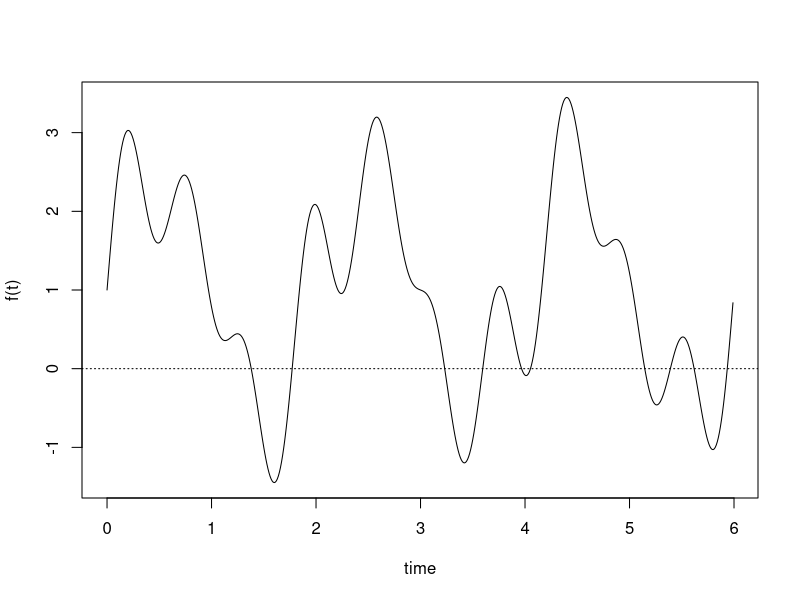
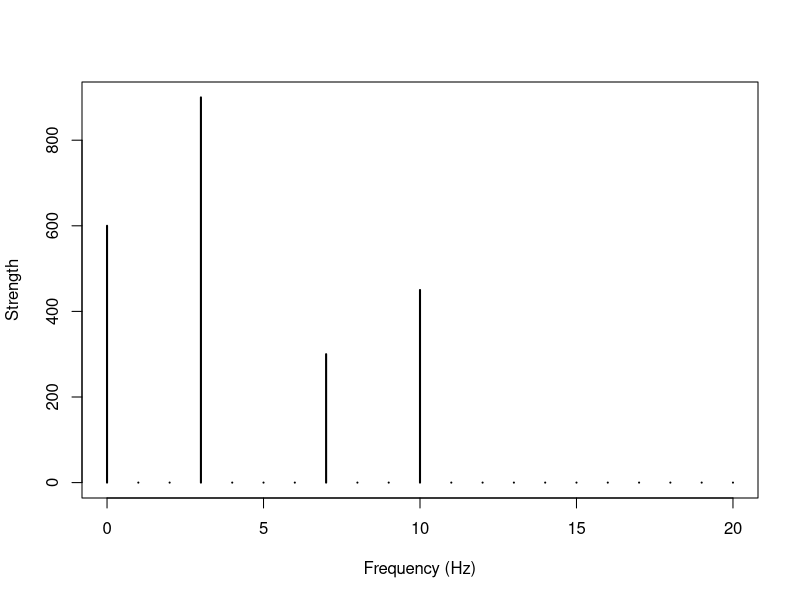

Here is the R script that generated these plots, in order: (Note: this script raises an error after producing the figures.)
acq.freq <- 100
time <- 6
ts <- seq(0, time-1/acq.freq, 1/acq.freq)
f.0 <- 1/time
dc.component <- 1
component.freqs <- c(3, 7, 10)
component.strength <- c(1.5, .5, .75)

f <- function(t, w){
		dc.component + sum(component.strength * sin(component.freqs*w*t))
}

plot.fourier <- function(fourier.series, f.0, ts){
		w <- 2 * pi * f.0
		trajectory <- sapply(ts, function(t) fourier.series(t,w))
		plot(ts, trajectory, type='l', xlab='time', ylab='f(t)')
		abline(h=0,lty=3)
}

plot.fourier(f, f.0, ts=ts)

     
plot.frequency.spectrum <- function(X.k, xlimits=c(0,length(X.k))) {
  plot.data  <- cbind(0:(length(X.k)-1), Mod(X.k))

  # TODO: why this scaling is necessary?
  plot.data[2:length(X.k),2] <- 2*plot.data[2:length(X.k),2] 
  
  plot(plot.data, t="h", lwd=2, main="", 
       xlab="Frequency (Hz)", ylab="Strength", 
       xlim=xlimits, ylim=c(0,max(Mod(plot.data[,2]))))
}

# Plot the i-th harmonic
# Xk: the frequencies computed by the FFt
#  i: which harmonic
# ts: the sampling time points
# acq.freq: the acquisition rate
plot.harmonic <- function(Xk, i, ts, acq.freq, color="red") {
  Xk.h <- rep(0,length(Xk))
  Xk.h[i+1] <- Xk[i+1] # i-th harmonic
  harmonic.trajectory <- get.trajectory(Xk.h, ts, acq.freq=acq.freq)
  points(ts, harmonic.trajectory, type="l", col=color)
}

w <- 2 * pi * f.0
trajectory <- sapply(ts, function(t) f(t,w))
Xk <- fft(trajectory)
plot.frequency.spectrum(Xk, xlimits=c(0,20))

fftX <- Mod(t(fft(t(X))))
fftX[,2:140] <- 2 * fftX[,2:140]

k <- kmeans(as.data.frame(fftX), 5, nstart=10)
df$cluster <- k$cluster

df1 <- df[df$cluster==1,]
df2 <- df[df$cluster==2,]
df3 <- df[df$cluster==3,]
df4 <- df[df$cluster==4,]
df5 <- df[df$cluster==5,]

par(mfrow=c(5,1))
matplot(t(df1[,2:141]), type='l', col=df1$V1)
matplot(t(df2[,2:141]), type='l', col=df2$V1)
matplot(t(df3[,2:141]), type='l', col=df3$V1)
matplot(t(df4[,2:141]), type='l', col=df4$V1)
matplot(t(df5[,2:141]), type='l', col=df5$V1)

table(df$cluster, df$V1)
